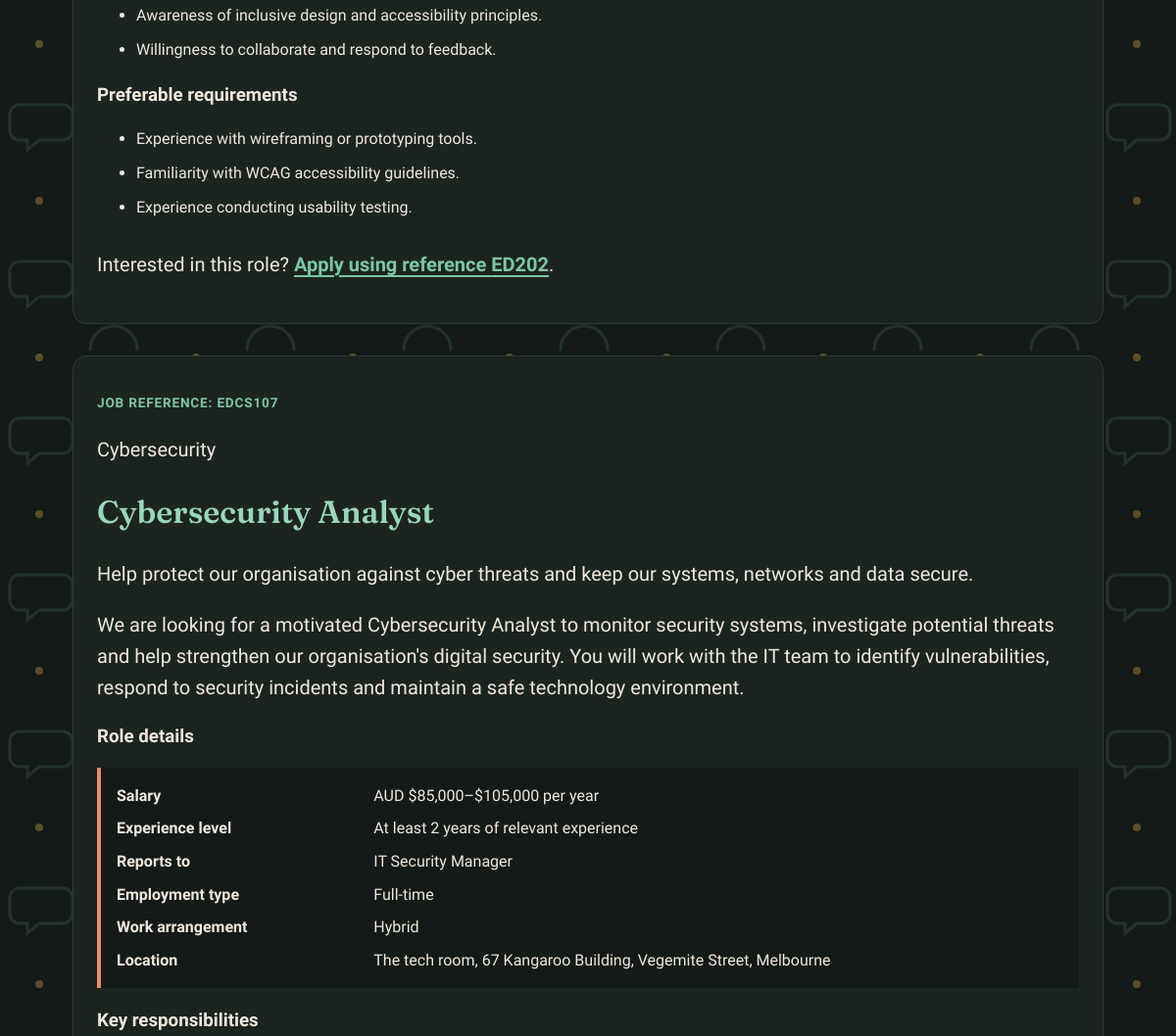
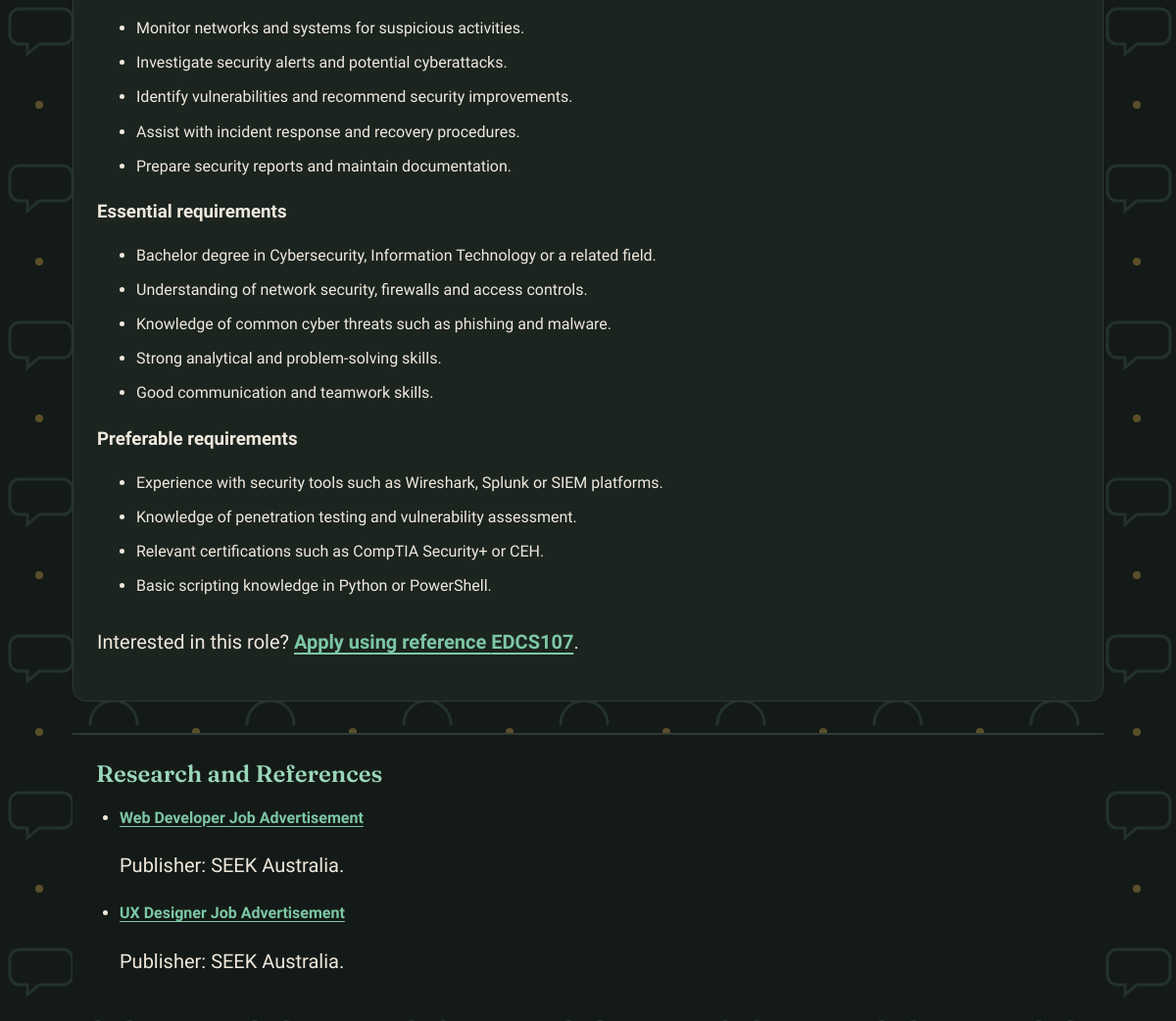
Before: /jobs.php (middle part) with the older database file (2 pictures, top to bottom).
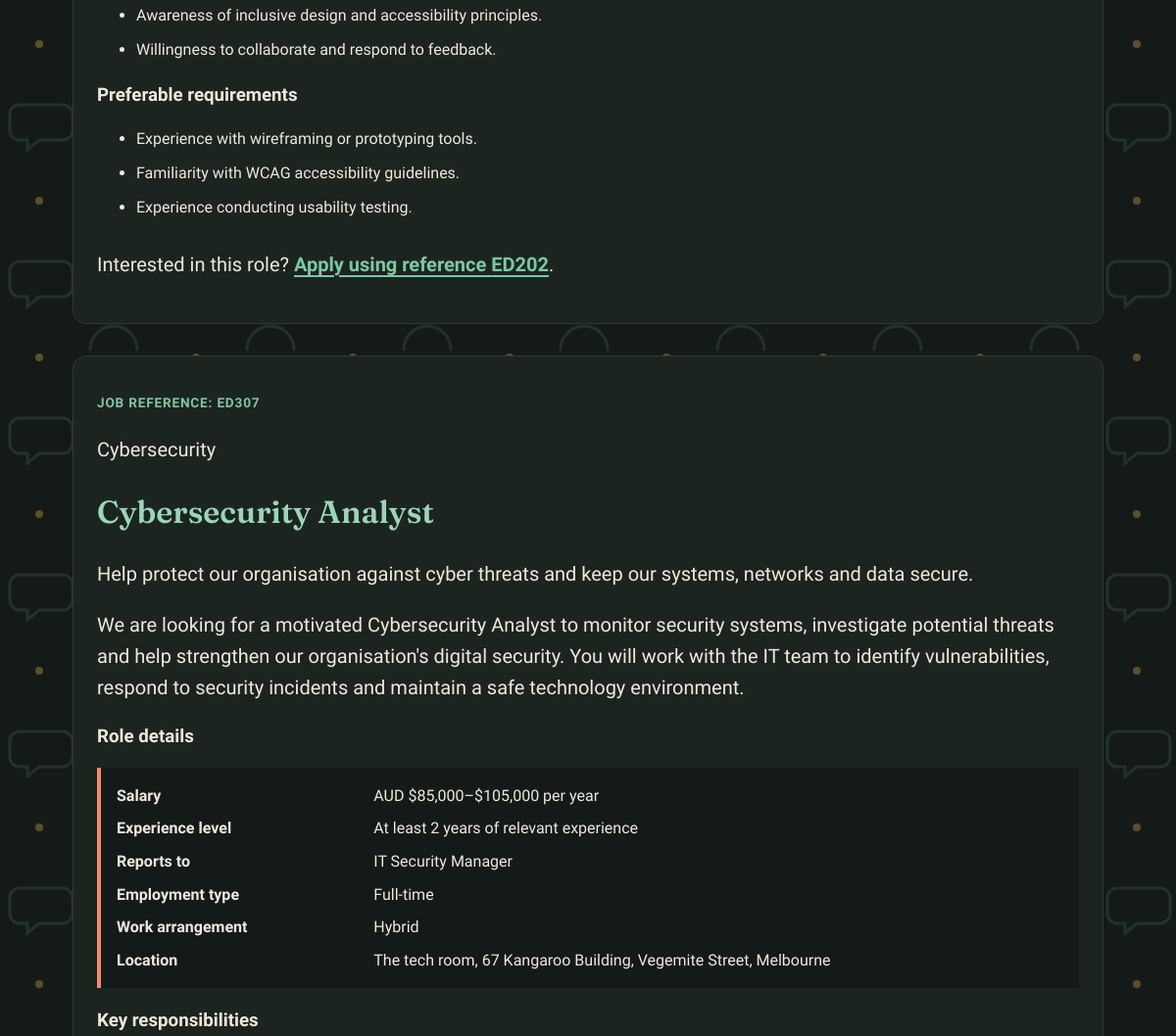
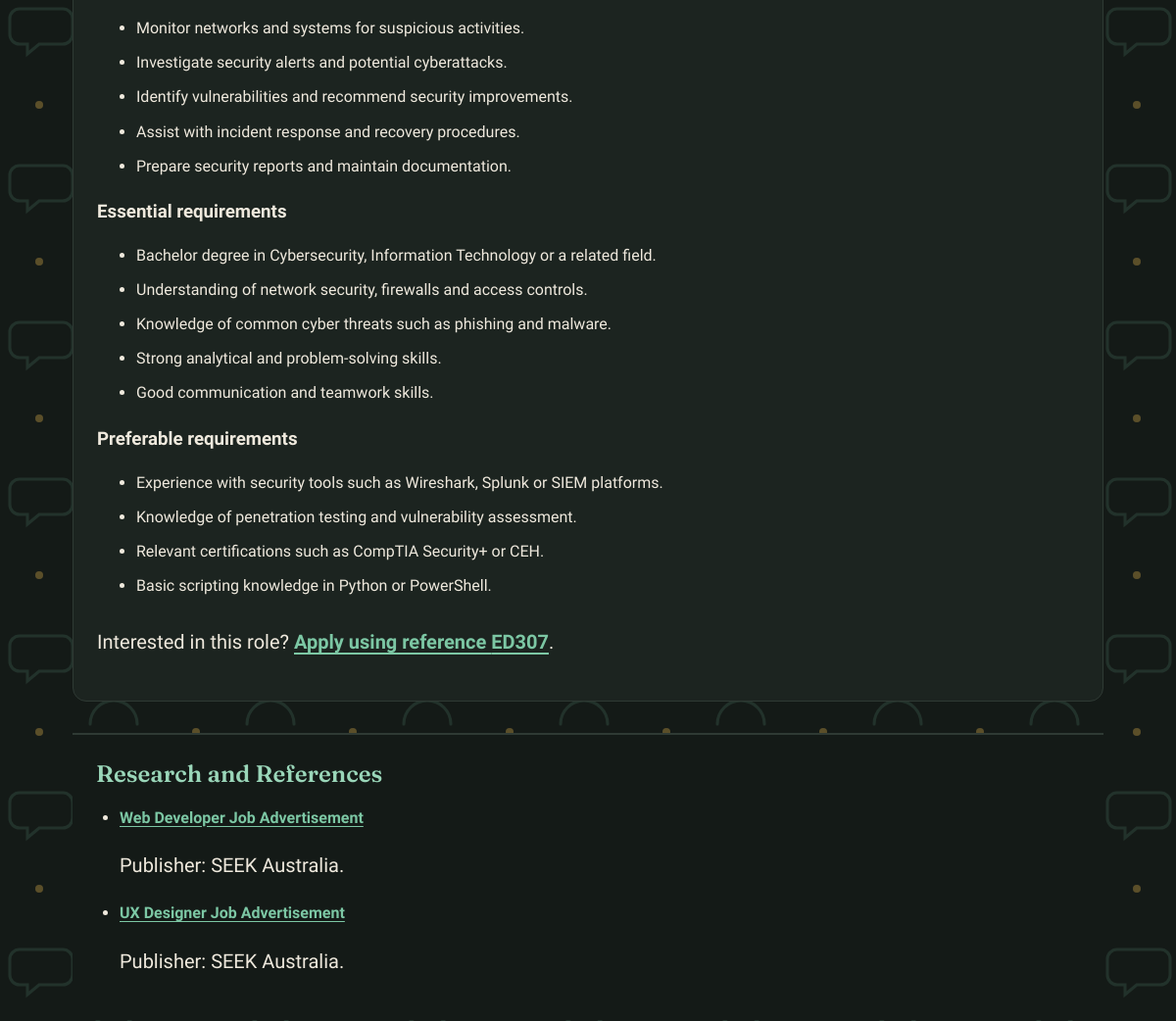
After: the same page with the newer database file (2 pictures, top to bottom).
### tables this page shows
CREATE TABLE `jobs` (
  `job_reference` varchar(10) NOT NULL,
  `title` varchar(100) NOT NULL,
  `category` varchar(100) DEFAULT NULL,
  `tagline` varchar(255) DEFAULT NULL,
  `description` text DEFAULT NULL,
  `salary_min` decimal(10,2) DEFAULT NULL,
  `salary_max` decimal(10,2) DEFAULT NULL,
  `experience_level` varchar(50) DEFAULT NULL,
  `reports_to` varchar(100) DEFAULT NULL,
  `employment_type` varchar(50) DEFAULT NULL,
  `work_arrangement` varchar(50) DEFAULT NULL,
  `location` varchar(150) DEFAULT NULL,
  `responsibilities` text DEFAULT NULL,
  `essential_requirements` text DEFAULT NULL,
  `preferable_requirements` text DEFAULT NULL
);

### functions.php (the view, shortened to what this page needs)
<?php
function jobEscape($value): string
{
    return htmlspecialchars((string)$value, ENT_QUOTES, 'UTF-8');
}
function displayJobListItems($value): void
{
    $value = trim((string)$value);
    $decoded = json_decode($value, true);
    if (json_last_error() === JSON_ERROR_NONE && is_array($decoded)) {
        $items = $decoded;
    } else {
        $items = preg_split('/\r\n|\r|\n|;/', $value);
    }
    foreach ($items as $item) {
        if (is_scalar($item)) {
            $item = trim((string)$item);
            if ($item !== '') {
                echo '<li>' . jobEscape($item) . '</li>';
            }
        }
    }
}
function displayJobListings(mysqli_result $jobs, bool $compact = false): void
{
    while ($job = $jobs->fetch_assoc()) {
        $reference = (string)($job['job_reference'] ?? '');
        $title = (string)($job['title'] ?? 'Untitled position');
        $category = (string)($job['category'] ?? '');
        $tagline = (string)($job['tagline'] ?? '');
        $description = (string)($job['description'] ?? '');
        $safeReference = jobEscape($reference);
        $safeTitle = jobEscape($title);
        $safeCategory = jobEscape($category);
        $safeTagline = jobEscape($tagline);
        $safeDescription = jobEscape($description);
        $jobId = 'job-' . preg_replace('/[^A-Za-z0-9_-]/', '-', $reference);
        $safeJobId = jobEscape($jobId);
        $applyUrl = 'apply.php?job=' . rawurlencode($reference);
        $safeApplyUrl = jobEscape($applyUrl);
        $salaryMin = (float)($job['salary_min'] ?? 0);
        $salaryMax = (float)($job['salary_max'] ?? 0);
        echo '<section class="job-listing" id="' . $safeJobId . '" aria-labelledby="' . $safeJobId . '-title">';
        echo '<p class="job-reference">JOB REFERENCE: ' . $safeReference . '</p>';
        if ($category !== '') {
            echo '<p class="job-category">' . $safeCategory . '</p>';
        }
        echo '<h2 id="' . $safeJobId . '-title">' . $safeTitle . '</h2>';
        if ($tagline !== '') {
            echo '<p>' . $safeTagline . '</p>';
        }
        if ($description !== '') {
            echo '<p>' . $safeDescription . '</p>';
        }
        echo '<section aria-labelledby="' . $safeJobId . '-details">';
        echo '<h3 id="' . $safeJobId . '-details">Role details</h3>';
        echo '<dl class="job-details">';
        echo '<dt>Salary</dt><dd>AUD $' . number_format($salaryMin) . '–$' . number_format($salaryMax) . ' per year</dd>';
        echo '<dt>Experience level</dt><dd>' . jobEscape($job['experience_level'] ?? '') . '</dd>';
        echo '<dt>Reports to</dt><dd>' . jobEscape($job['reports_to'] ?? '') . '</dd>';
        echo '<dt>Employment type</dt><dd>' . jobEscape($job['employment_type'] ?? '') . '</dd>';
        echo '<dt>Work arrangement</dt><dd>' . jobEscape($job['work_arrangement'] ?? '') . '</dd>';
        echo '<dt>Location</dt><dd>' . jobEscape($job['location'] ?? '') . '</dd>';
        echo '</dl></section>';
        echo '<section aria-labelledby="' . $safeJobId . '-duties">';
        echo '<h3 id="' . $safeJobId . '-duties">Key responsibilities</h3><ul>';
        displayJobListItems($job['responsibilities'] ?? '');
        echo '</ul></section>';
        echo '<section aria-labelledby="' . $safeJobId . '-essential">';
        echo '<h3 id="' . $safeJobId . '-essential">Essential requirements</h3><ul>';
        echo '</ul></section>';
        echo '<section aria-labelledby="' . $safeJobId . '-preferred">';
        echo '<h3 id="' . $safeJobId . '-preferred">Preferable requirements</h3><ul>';
        echo '</ul></section>';
        echo '<p class="job-action">Interested in this role? ';
        echo '<a href="' . $safeApplyUrl . '">Apply using reference ' . $safeReference . '</a>.</p>';
        echo '</section>';
    }
}

### jobs.php (shortened to what this page needs)
<?php
require_once './functions.php';
$conn = new mysqli($host, $user, $pwd, $sql_db);
$conn->set_charset('utf8mb4');
$result = $conn->query('SELECT * FROM jobs ORDER BY job_reference');
?>
<!DOCTYPE html>
<html lang="en">
<head>
    <link rel="stylesheet" href="styles/styles.css">
</head>
<body>
<main class="jobs-page">
    <?php displayJobListings($result); ?>
    <section class="job-sources" aria-labelledby="sources-heading">
        <h2 id="sources-heading">Research and References</h2>
        <ul>
            <li>
                <a href="https://au.seek.com/web-developer-jobs?jobId=95536663&amp;type=standard">Web Developer Job Advertisement</a>
                <p>Publisher: SEEK Australia.</p>
            </li>
            <li>
                <a href="https://au.seek.com/ux-designer-jobs?jobId=95229078&amp;type=standard">UX Designer Job Advertisement</a>
                <p>Publisher: SEEK Australia.</p>
            </li>
        </ul>
    </section>
</main>
</body>
</html>

### styles/styles.css (style rules this page uses)
:root { --paper: #141a17; --paper-raised: #1c2420; --paper-sunk: #232d28; --ink: #efe9dd; --ink-muted: #a9b1ab; --line: #2f3a34; --line-strong: #76827a; --brand: #7cc7a4; --brand-strong: #9ad6b9; --brand-tint: #1e3a2e; --on-brand: #10241b; --accent: #f08a6e; --accent-text: #f4a38c; --on-sun: #b3b1ae; --focus: #f4a38c; --col-strong: #232d28; --font-display: "Fraunces", Georgia, serif; --font-sans: "Atkinson Hyperlegible", "Segoe UI", system-ui, sans-serif; --font-normal: 'Times New Roman', Times, serif; }
* { box-sizing: border-box; }
body { margin: 0; background-color: var(--paper); background-image: url("../img/hero-pattern-dark.svg"); background-repeat: repeat; background-size: 160px 160px; color: var(--ink); font-family: var(--font-sans); line-height: 1.6; }
h1, h2 { font-family: var(--font-display); font-weight: 600; }
h2 { font-size: 2rem; color: var(--brand-strong); }
p { font-size: 1.25rem; }
a { color: var(--brand); }
.jobs-page { max-width: 1100px; margin: 0 auto; padding: 2rem 1.5rem; }
.jobs-apply-link, .job-action a { display: inline-block; margin-top: 0.5rem; font-weight: 700; text-underline-offset: 0.2em; }
.job-listing { margin: 2rem 0; padding: 1.5rem; border: 1px solid var(--line); border-radius: 14px; background-color: var(--paper-raised); display: flow-root; }
.job-listing h2 { font-size: clamp(1.5rem, 3vw, 2rem); line-height: 1.3; }
.job-listing h3 { margin-bottom: 0.5rem; }
.job-listing li { margin-bottom: 0.55rem; line-height: 1.65; }
.job-reference { color: var(--brand); font-size: 0.85rem; font-weight: 700; letter-spacing: 0.06em; }
.job-details { display: grid; grid-template-columns: minmax(8rem, 0.7fr) 2fr; gap: 0.5rem 1rem; padding: 1rem; border-left: 4px solid var(--accent); background-color: var(--paper); }
.job-details dt { font-weight: 700; }
.job-details dd { margin: 0; }
.job-sources { max-width: 1100px; margin: 2rem auto 3rem; padding: 1.5rem; border-top: 2px solid var(--line); background-color: var(--paper); overflow-wrap: break-word; }
.job-sources h2 { margin-top: 0; margin-bottom: 1rem; font-size: 1.5rem; line-height: 1.3; }
.job-sources ul { margin: 0; padding-left: 1.5rem; }
.job-sources li { margin-bottom: 0.75rem; line-height: 1.6; }
.job-sources a { color: var(--brand); font-weight: 600; text-underline-offset: 0.2em; overflow-wrap: anywhere; }

Changed rows visible on the page:
removed jobs: job_reference "EDCS107", category "Cybersecurity", title "Cybersecurity Analyst", tagline "Help protect our organisation against cyber threats and keep our systems, networks and data secure.", description "We are looking for a motivated Cybersecurity Analyst to monitor security systems, investigate potential threats and help strengthen our organisation's digital security. You will work with the IT team to identify vulnerabilities, respond to security incidents and maintain a safe technology environment.", salary_min "85,000", salary_max "105,000", experience_level "At least 2 years of relevant experience", reports_to "IT Security Manager", employment_type "Full-time", work_arrangement "Hybrid", location "The tech room, 67 Kangaroo Building, Vegemite Street, Melbourne", responsibilities "Monitor networks and systems for suspicious activities.", responsibilities "Investigate security alerts and potential cyberattacks.", responsibilities "Identify vulnerabilities and recommend security improvements.", responsibilities "Assist with incident response and recovery procedures.", responsibilities "Prepare security reports and maintain documentation.", essential_requirements "Bachelor degree in Cybersecurity, Information Technology or a related field.", essential_requirements "Understanding of network security, firewalls and access controls.", essential_requirements "Knowledge of common cyber threats such as phishing and malware.", essential_requirements "Strong analytical and problem-solving skills.", essential_requirements "Good communication and teamwork skills.", preferable_requirements "Experience with security tools such as Wireshark, Splunk or SIEM platforms.", preferable_requirements "Knowledge of penetration testing and vulnerability assessment.", preferable_requirements "Relevant certifications such as CompTIA Security+ or CEH.", preferable_requirements "Basic scripting knowledge in Python or PowerShell."
added jobs: job_reference "ED307", category "Cybersecurity", title "Cybersecurity Analyst", tagline "Help protect our organisation against cyber threats and keep our systems, networks and data secure.", description "We are looking for a motivated Cybersecurity Analyst to monitor security systems, investigate potential threats and help strengthen our organisation's digital security. You will work with the IT team to identify vulnerabilities, respond to security incidents and maintain a safe technology environment.", salary_min "85,000", salary_max "105,000", experience_level "At least 2 years of relevant experience", reports_to "IT Security Manager", employment_type "Full-time", work_arrangement "Hybrid", location "The tech room, 67 Kangaroo Building, Vegemite Street, Melbourne", responsibilities "Monitor networks and systems for suspicious activities.", responsibilities "Investigate security alerts and potential cyberattacks.", responsibilities "Identify vulnerabilities and recommend security improvements.", responsibilities "Assist with incident response and recovery procedures.", responsibilities "Prepare security reports and maintain documentation.", essential_requirements "Bachelor degree in Cybersecurity, Information Technology or a related field.", essential_requirements "Understanding of network security, firewalls and access controls.", essential_requirements "Knowledge of common cyber threats such as phishing and malware.", essential_requirements "Strong analytical and problem-solving skills.", essential_requirements "Good communication and teamwork skills.", preferable_requirements "Experience with security tools such as Wireshark, Splunk or SIEM platforms.", preferable_requirements "Knowledge of penetration testing and vulnerability assessment.", preferable_requirements "Relevant certifications such as CompTIA Security+ or CEH.", preferable_requirements "Basic scripting knowledge in Python or PowerShell."
